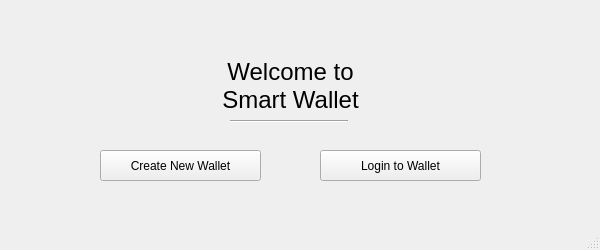
<?xml version="1.0" encoding="UTF-8"?>
<ui version="4.0">
 <class>MainWindow</class>
 <widget class="QMainWindow" name="MainWindow">
  <property name="geometry">
   <rect>
    <x>0</x>
    <y>0</y>
    <width>600</width>
    <height>250</height>
   </rect>
  </property>
  <property name="windowTitle">
   <string>Smart Wallet</string>
  </property>
  <property name="windowIcon">
   <iconset>
    <normaloff>wallet.png</normaloff>wallet.png</iconset>
  </property>
  <widget class="QWidget" name="centralwidget">
   <widget class="QLabel" name="label">
    <property name="geometry">
     <rect>
      <x>200</x>
      <y>40</y>
      <width>181</width>
      <height>91</height>
     </rect>
    </property>
    <property name="font">
     <font>
      <pointsize>18</pointsize>
     </font>
    </property>
    <property name="text">
     <string>Welcome to Smart Wallet</string>
    </property>
    <property name="alignment">
     <set>Qt::AlignCenter</set>
    </property>
    <property name="wordWrap">
     <bool>true</bool>
    </property>
   </widget>
   <widget class="Line" name="line">
    <property name="geometry">
     <rect>
      <x>230</x>
      <y>120</y>
      <width>118</width>
      <height>3</height>
     </rect>
    </property>
    <property name="orientation">
     <enum>Qt::Horizontal</enum>
    </property>
   </widget>
   <widget class="QLabel" name="icon">
    <property name="geometry">
     <rect>
      <x>270</x>
      <y>10</y>
      <width>41</width>
      <height>51</height>
     </rect>
    </property>
    <property name="text">
     <string/>
    </property>
    <property name="pixmap">
     <pixmap>wallet.png</pixmap>
    </property>
   </widget>
   <widget class="QPushButton" name="LoginToWallet">
    <property name="geometry">
     <rect>
      <x>320</x>
      <y>150</y>
      <width>161</width>
      <height>31</height>
     </rect>
    </property>
    <property name="text">
     <string>Login to Wallet</string>
    </property>
   </widget>
   <widget class="QPushButton" name="CreateNewWallet">
    <property name="geometry">
     <rect>
      <x>100</x>
      <y>150</y>
      <width>161</width>
      <height>31</height>
     </rect>
    </property>
    <property name="text">
     <string>Create New Wallet</string>
    </property>
   </widget>
  </widget>
  <widget class="QMenuBar" name="menubar">
   <property name="geometry">
    <rect>
     <x>0</x>
     <y>0</y>
     <width>600</width>
     <height>22</height>
    </rect>
   </property>
  </widget>
  <widget class="QStatusBar" name="statusbar"/>
 </widget>
 <resources/>
 <connections/>
</ui>
